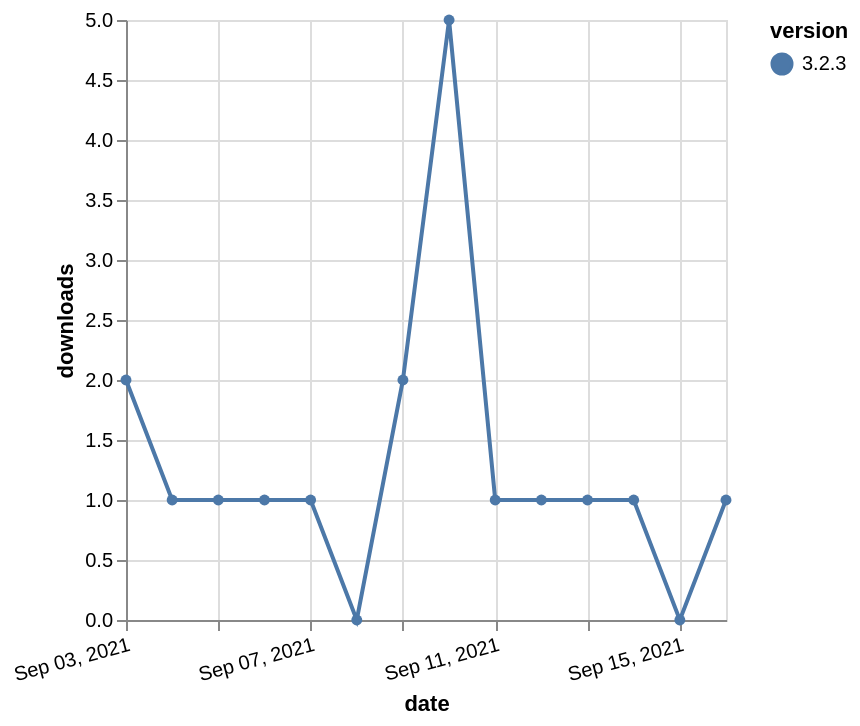

The Vega-Lite source for this figure:
### Vega-Lite specification from a JSON file in a GitHub repository (floating-point values rounded to 4 significant figures)
{"$schema": "https://vega.github.io/schema/vega-lite/v5.json", "description": "A simple bar chart with embedded data.", "data": {"values": [{"date": "2021-09-03", "total": 502, "delta": 2, "version": "3.2.3"}, {"date": "2021-09-04", "total": 503, "delta": 1, "version": "3.2.3"}, {"date": "2021-09-05", "total": 504, "delta": 1, "version": "3.2.3"}, {"date": "2021-09-06", "total": 505, "delta": 1, "version": "3.2.3"}, {"date": "2021-09-07", "total": 506, "delta": 1, "version": "3.2.3"}, {"date": "2021-09-08", "total": 506, "delta": 0, "version": "3.2.3"}, {"date": "2021-09-09", "total": 508, "delta": 2, "version": "3.2.3"}, {"date": "2021-09-10", "total": 513, "delta": 5, "version": "3.2.3"}, {"date": "2021-09-11", "total": 514, "delta": 1, "version": "3.2.3"}, {"date": "2021-09-12", "total": 515, "delta": 1, "version": "3.2.3"}, {"date": "2021-09-13", "total": 516, "delta": 1, "version": "3.2.3"}, {"date": "2021-09-14", "total": 517, "delta": 1, "version": "3.2.3"}, {"date": "2021-09-15", "total": 517, "delta": 0, "version": "3.2.3"}, {"date": "2021-09-16", "total": 518, "delta": 1, "version": "3.2.3"}]}, "width": "container", "mark": {"type": "line", "point": {"filled": true}}, "encoding": {"x": {"field": "date", "type": "temporal", "timeUnit": "yearmonthdate", "title": "date", "axis": {"labelAngle": -15}}, "y": {"field": "delta", "type": "quantitative", "title": "downloads"}, "color": {"field": "version", "type": "nominal"}, "tooltip": {"field": "delta"}}}
